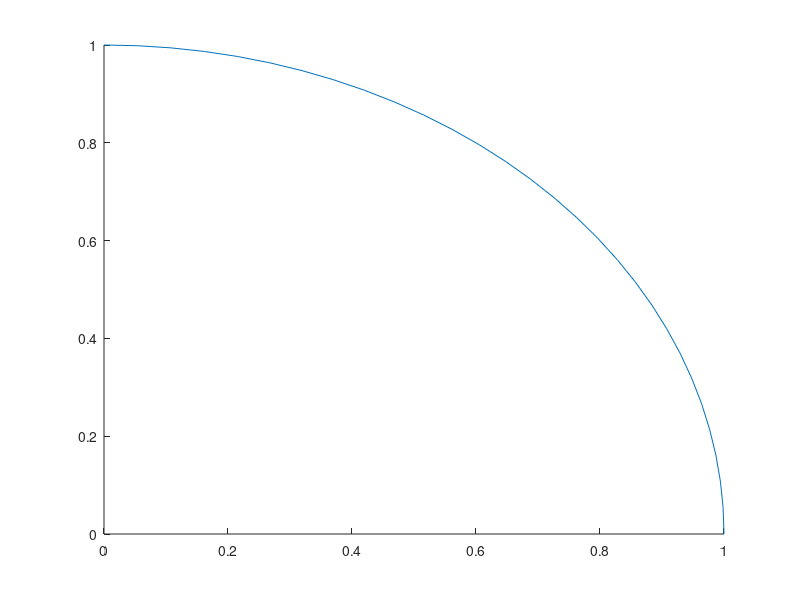

This chart was generated by the following MATLAB code:
 % Line info
 % nps=          30
 % sta=   1.00000000000000       0.000000000000000E+000  0.000000000000000E+000
 % end=  0.000000000000000E+000   1.00000000000000       0.000000000000000E+000
 % L01= T
 curve=[
   1.00000000000000       0.000000000000000E+000  0.000000000000000E+000
  0.998533397071433       5.413921806771683E-002  0.000000000000000E+000
  0.994137890134032       0.108119634663897       0.000000000000000E+000
  0.986826372114492       0.161782914114409       0.000000000000000E+000
  0.976620611232772       0.214970187968767       0.000000000000000E+000
  0.963549978699740       0.267528388302496       0.000000000000000E+000
  0.947653055725545       0.319301872800705       0.000000000000000E+000
  0.928977025735019       0.370137387542137       0.000000000000000E+000
  0.907575636569346       0.419888632741763       0.000000000000000E+000
  0.883512141230695       0.468408258144486       0.000000000000000E+000
  0.856857122904538       0.515553945700891       0.000000000000000E+000
  0.827688766246751       0.561187407404097       0.000000000000000E+000
  0.796092628051924       0.605174790916955       0.000000000000000E+000
  0.762162356100854       0.647385930448597       0.000000000000000E+000
  0.725995598494825       0.687699346347037       0.000000000000000E+000
  0.687699346347037       0.725995598494825       0.000000000000000E+000
  0.647385930448597       0.762162356100854       0.000000000000000E+000
  0.605174790916955       0.796092628051924       0.000000000000000E+000
  0.561187407404097       0.827688766246751       0.000000000000000E+000
  0.515553945700891       0.856857122904538       0.000000000000000E+000
  0.468408258144486       0.883512141230695       0.000000000000000E+000
  0.419888632741763       0.907575636569346       0.000000000000000E+000
  0.370137387542137       0.928977025735019       0.000000000000000E+000
  0.319301872800705       0.947653055725545       0.000000000000000E+000
  0.267528388302496       0.963549978699740       0.000000000000000E+000
  0.214970187968767       0.976620611232772       0.000000000000000E+000
  0.161782914114410       0.986826372114492       0.000000000000000E+000
  0.108119634663897       0.994137890134032       0.000000000000000E+000
  5.413921806771699E-002  0.998533397071433       0.000000000000000E+000
  6.123233995736766E-017   1.00000000000000       0.000000000000000E+000
 ]
 line(curve(:,1),curve(:,2),curve(:,3))
